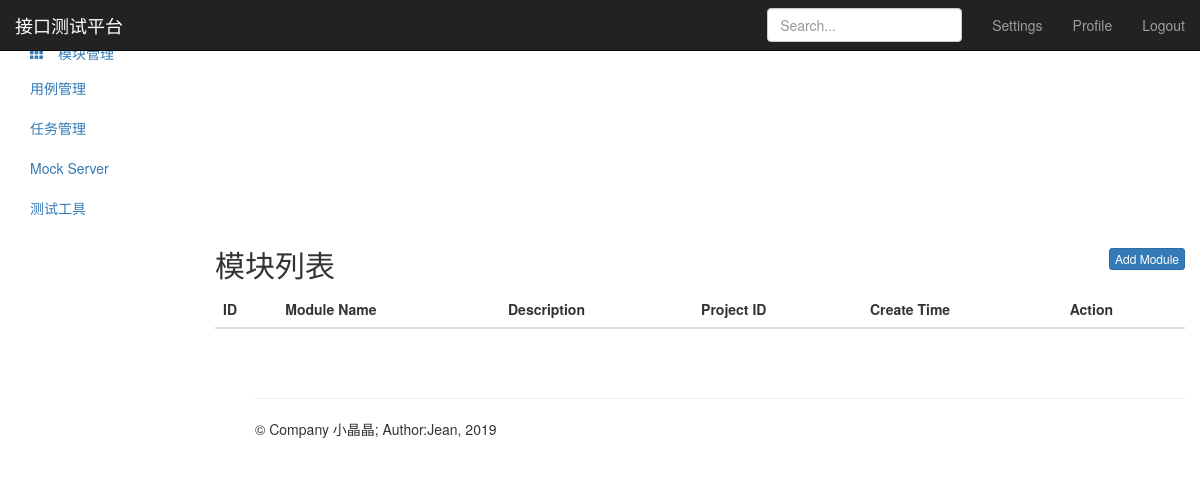
Before: /module/ (signed in) with the older database file.
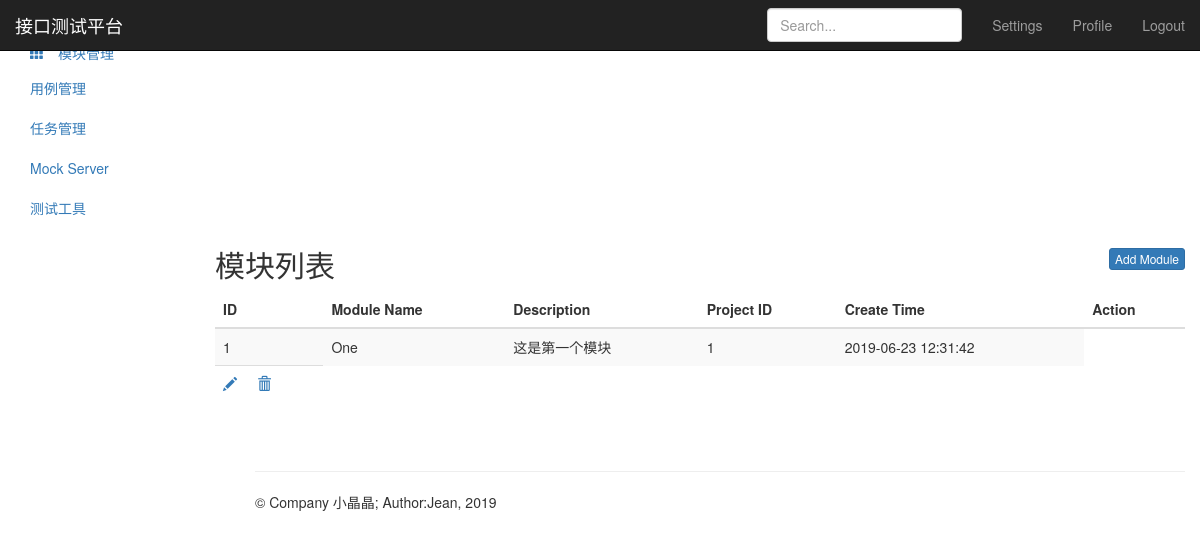
After: the same page with the newer database file.
### module_app/models.py (models this page shows, shortened)
class Module(models.Model):
    project = models.ForeignKey(Project, on_delete=models.CASCADE)  # 与表Project关联
    name = models.CharField("名称", max_length=100, blank=False, default="")
    describe = models.TextField("描述", default="")
    create_time = models.DateTimeField("创建时间", auto_now_add=True)
    update_time = models.DateTimeField("更新时间", auto_now_add=True)

### module_app/views.py (the view)
# urls.py: path('', views.module_manage),
@login_required
def module_manage(request):
    if request.method == "GET":
        module_all = Module.objects.all()
        return render(request, 'module.html', {"modules": module_all,
                                               "type": "list"
                                               })

### templates/module.html (shortened to what this page needs)
{% extends "base.html" %}
{% block base %}
<nav class="navbar navbar-inverse navbar-fixed-top">
    <div class="container-fluid">
        <div class="navbar-header">
            <a class="navbar-brand" href="/project/">接口测试平台</a>
        </div>
        <div id="navbar" class="navbar-collapse collapse">
            <ul class="nav navbar-nav navbar-right">
                <li><a href="#">Settings</a></li>
                <li><a href="#">Profile</a></li>
                <li><a href="/logout/">Logout</a></li>
            </ul>
            <form class="navbar-form navbar-right">
                <input type="text" class="form-control" placeholder="Search...">
            </form>
        </div>
    </div>
</nav>
<div class="container-fluid">
    <div class="row">
        <div class="col-sm-3 col-md-2 sidebar">
            <ul class="nav nav-sidebar">
                <li>
                    <a href="/project/" class="glyphicon glyphicon-th-large">&nbsp;项目管理</a>
                </li>
                <li class="active">
                    <a href="/module/" class="glyphicon glyphicon-th">&nbsp;模块管理</a>
                </li>
            </ul>
            <ul class="nav nav-sidebar">
                <li><a href="">用例管理</a></li>
                <li><a href="">任务管理</a></li>
            </ul>
            <ul class="nav nav-sidebar">
                <li><a href="">Mock Server</a></li>
                <li><a href="">测试工具</a></li>
            </ul>
        </div>
        <div class="col-sm-9 col-sm-offset-3 col-md-10 col-md-offset-2 main">
            {% if type == "list" %}
            <h2 class="sub-header">模块列表
                <button type="button" class="btn btn-xs btn-primary" style="float: right;"
                        onclick="location.href='/module/add_module/'">Add Module
                </button>
            </h2>
            <div class="table-responsive">
                <table class="table table-striped">
                    <thead>
                    <tr>
                        <th>ID</th>
                        <th>Module Name</th>
                        <th>Description</th>
                        <th>Project ID</th>
                        <th>Create Time</th>
                        <th>Action</th>
                    </tr>
                    </thead>
                    {% for module in modules %}
                    <tbody>
                    <tr>
                        <td>{{ module.id }}</td>
                        <td>{{ module.name }}</td>
                        <td>{{ module.describe }}</td>
                        <td>{{ module.project_id }}</td>
                        <td>{{ module.create_time | date:"Y-m-d H:i:s" }}</td>
                    </tr>
                    <td>
                        <a href="/module/edit_module/{{ module.id }}/" class="glyphicon glyphicon-pencil"
                           style="width: 30px"></a>
                        <a href="/module/delete_module/{{ module.id }}" class="glyphicon glyphicon-trash"></a>
                    </td>
                    </tbody>
                    {% endfor %}
                </table>
            </div>
            {% endif %}
        </div>
    </div>
</div>
{% endblock %}

Changed rows visible on the page:
added Module: id "1", name "One", describe "这是第一个模块", project_id "1", create_time "2019-06-23 12:31:42"
